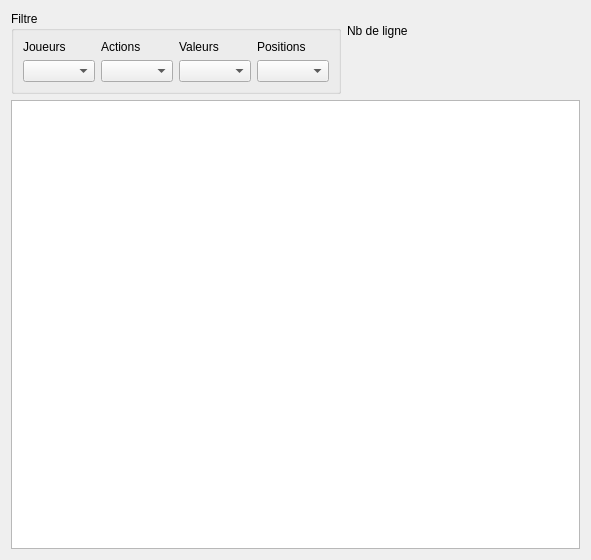
<?xml version="1.0" encoding="UTF-8"?>
<ui version="4.0">
 <class>AnalyseEvenement</class>
 <widget class="QDialog" name="AnalyseEvenement">
  <property name="geometry">
   <rect>
    <x>0</x>
    <y>0</y>
    <width>591</width>
    <height>560</height>
   </rect>
  </property>
  <property name="windowTitle">
   <string>Dialog</string>
  </property>
  <layout class="QGridLayout" name="gridLayout_4">
   <item row="0" column="0">
    <layout class="QGridLayout" name="gridLayout_3">
     <item row="0" column="0">
      <widget class="QGroupBox" name="groupBox">
       <property name="title">
        <string>Filtre</string>
       </property>
       <layout class="QGridLayout" name="gridLayout">
        <item row="1" column="3">
         <widget class="QComboBox" name="cBoxPositions"/>
        </item>
        <item row="1" column="0">
         <widget class="QComboBox" name="cBoxJoueur"/>
        </item>
        <item row="0" column="2">
         <widget class="QLabel" name="label_4">
          <property name="text">
           <string>Valeurs</string>
          </property>
         </widget>
        </item>
        <item row="0" column="0">
         <widget class="QLabel" name="label">
          <property name="text">
           <string>Joueurs</string>
          </property>
         </widget>
        </item>
        <item row="0" column="3">
         <widget class="QLabel" name="label_3">
          <property name="text">
           <string>Positions</string>
          </property>
         </widget>
        </item>
        <item row="1" column="1">
         <widget class="QComboBox" name="cBoxActions"/>
        </item>
        <item row="1" column="2">
         <widget class="QComboBox" name="cBoxValeur"/>
        </item>
        <item row="0" column="1">
         <widget class="QLabel" name="label_2">
          <property name="text">
           <string>Actions</string>
          </property>
         </widget>
        </item>
       </layout>
      </widget>
     </item>
     <item row="0" column="1">
      <layout class="QGridLayout" name="gridLayout_2">
       <item row="0" column="0">
        <widget class="QLabel" name="label_5">
         <property name="text">
          <string>Nb de ligne</string>
         </property>
        </widget>
       </item>
       <item row="1" column="0">
        <widget class="QLabel" name="label_nb">
         <property name="text">
          <string/>
         </property>
        </widget>
       </item>
      </layout>
     </item>
    </layout>
   </item>
   <item row="1" column="0">
    <widget class="QTableWidget" name="tableWidget"/>
   </item>
  </layout>
 </widget>
 <resources/>
 <connections/>
</ui>
